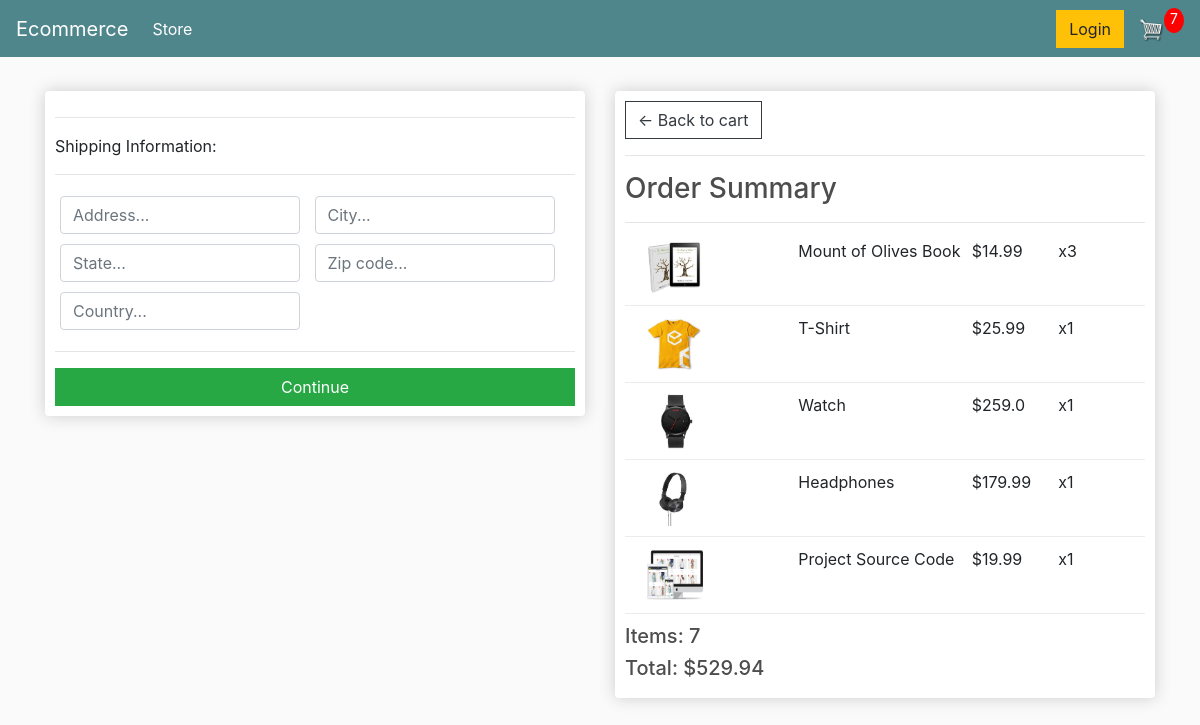
The page /store/checkout/ (signed in) on the database as committed earlier.
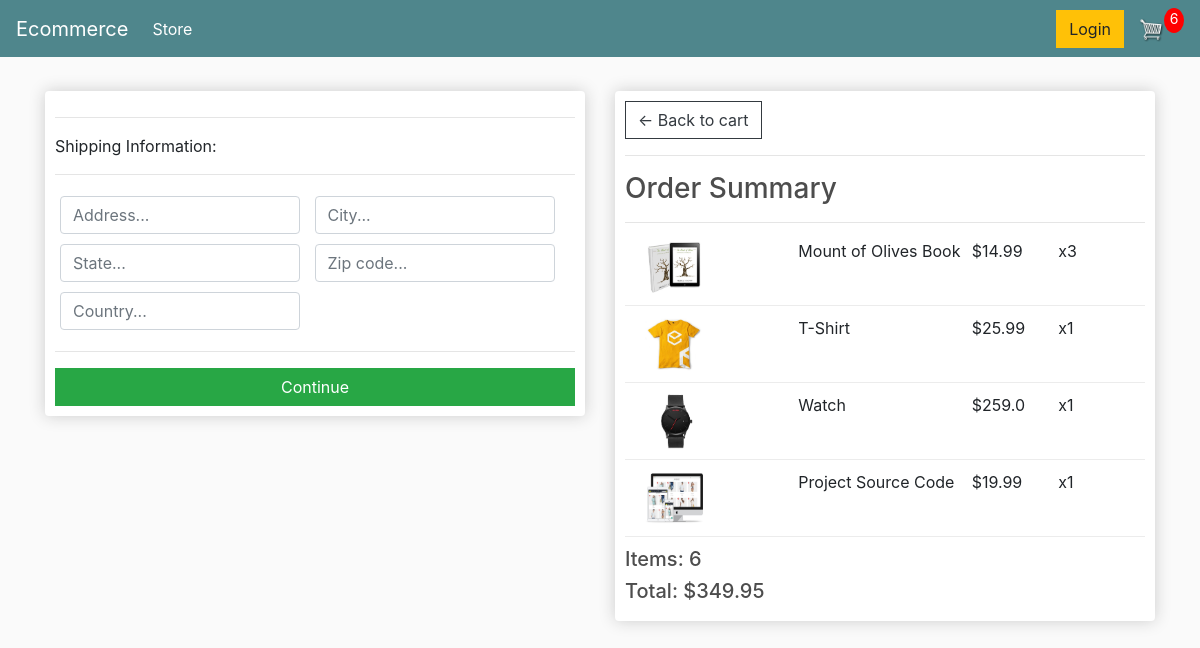
The same page on the database as committed later.
### store/models.py (models this page shows, shortened)
class OrderItem(models.Model):
    product = models.ForeignKey(Product, null=True, blank=True, on_delete=models.SET_NULL)
    order = models.ForeignKey(Order, null=True, blank=True, on_delete=models.SET_NULL)
    quantity = models.IntegerField(default=0, null=True, blank=True)
    added_date = models.DateTimeField(auto_now_add=True)
    @property
    def get_total(self):
        total = self.product.price * self.quantity
        return total

class Product(models.Model):
    name = models.CharField(max_length=50)
    price = models.FloatField()
    digital = models.BooleanField(default=False, null=True, blank=True)
    image = models.ImageField(null= True, blank= True)
    @property
    def image_url(self):
        try:
            url = self.image.url
        except:
            url = ""
        return url

class Order(models.Model):
    customer = models.ForeignKey(Customer, null=True, blank=True, on_delete=models.SET_NULL)
    order_date = models.DateTimeField(auto_now_add=True)
    complete = models.BooleanField(default=False)
    transation_id = models.CharField(max_length=50, null=True)
    @property
    def shipping(self):
        shipping = False
        orderitems = self.orderitem_set.all()
        for item in orderitems:
            if item.product.digital == False:
                shipping = True
        return shipping
    @property
    def get_cart_total(self):
        orderitems = self.orderitem_set.all()
        total = sum([item.get_total for item in orderitems ])
        return total
    @property
    def get_cart_items(self):
        orderitems = self.orderitem_set.all()
        total = sum([item.quantity for item in orderitems ])
        return total

### store/views.py (the view)
# urls.py: path('checkout/', checkout, name='checkout'),
def checkout(request):
    if request.user.is_authenticated:
        customer = request.user.customer
        order, created = Order.objects.get_or_create(customer= customer, complete= False )
        items = order.orderitem_set.all()
        cartItems = order.get_cart_items
    else:
        items = []
        order= {"get_cart_total": 0, 'get_cart_items': 0, 'shipping': False}
        cartItems = order['get_cart_items']
    context = {
        'items': items,
        'order': order,
        'cartItems': cartItems
    }
    return render(request, 'store/checkout.html', context)

### store/templates/store/checkout.html (shortened to what this page needs)
{% extends 'store/main.html' %}
{% load static %}
{% block content %}
    <div class="row">
        <div class="col-lg-6">
            <div class="box-element" id="form-wrapper">
                <form action="" id="form">
                    <div id="shipping-info">
                        <hr>
                        <p>Shipping Information:</p>
                        <hr>
                        <div class="form-field">
                            <input type="text" required class="form-control" name="address" placeholder="Address...">
                        </div>
                        <div class="form-field">
                            <input type="text" required class="form-control" name="city" placeholder="City...">
                        </div>
                        <div class="form-field">
                            <input type="text" required class="form-control" name="state" placeholder="State...">
                        </div>
                        <div class="form-field">
                            <input type="text" required class="form-control" name="zipcode" placeholder="Zip code...">
                        </div>
                        <div class="form-field">
                            <input type="text" required class="form-control" name="country" placeholder="Country...">
                        </div>
                    </div>
                    <hr>
                    <input type="submit" value="Continue" id="form-button" class="btn btn-success btn-block">
                </form>
            </div>
            <br>
        </div>
        <div class="col-lg-6">
            <div class="box-element">
                <a href="{% url 'store:cart' %}" class="btn btn-outline-dark">&#x2190; Back to cart</a>
                <hr>
                <h3>Order Summary</h3>
                <hr>
                {% for item in items %}
                <div class="cart-row">
                    <div style="flex:2;"><img src="{{ item.product.image_url }}" class="row-image"></div>
                    <div style="flex:2;"><p>{{ item.product.name }}</p></div>
                    <div style="flex:1;"><p>${{ item.product.price }}</p></div>
                    <div style="flex:1;"><p>x{{ item.quantity }}</p></div>
                </div>
                {% endfor %}
                <h5>Items: {{ order.get_cart_items}}</h5>
                <h5>Total: ${{ order.get_cart_total|floatformat:2}}</h5>
            </div>
        </div>
    </div>
{% endblock content %}

Rows that differ between the two databases and show on the page:
removed OrderItem: product.image_url (picture), product.name "Headphones", product.price "179.99", quantity "1"
computed for Order: get_cart_items "7" → "6"; get_cart_total "529.94" → "349.95"
Other text that changed with them:
{{ cartItems }}: "7" → "6"
